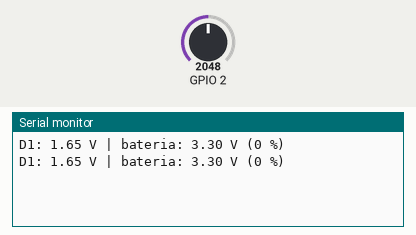
A sketch run on a simulated ESP32. On the bench: the last lines printed to the serial monitor. Inputs (shaded band) come from the test bench; at power-on: GPIO 2 = 2048.

Above: at 1.2 s.
1.3 s: GPIO 2 set to 2866
At 2.6 s:
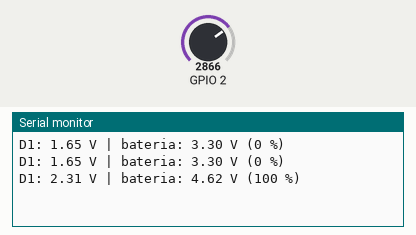
2.8 s: GPIO 2 set to 3603
At 3.5 s:
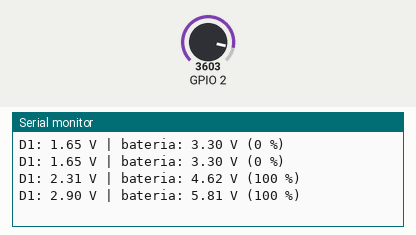
Timing chart, 0 to 5.8 s (numbered marks = the images above; inputs shaded):
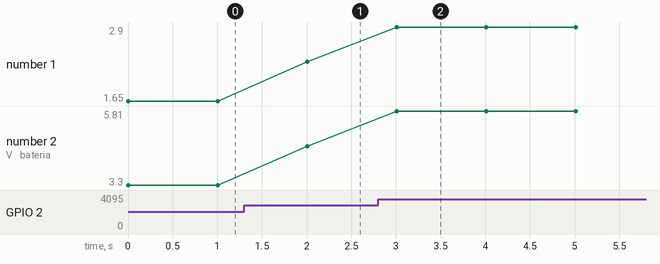

The sketch:

bateria_test.ino
```cpp
// Prueba de lectura de batería: divisor 2 x 220 kΩ entre OUT+ y GND, punto medio a D1.
void setup() {
  Serial.begin(115200);
}

void loop() {
  uint32_t mv = 0;
  for (int i = 0; i < 16; i++) mv += analogReadMilliVolts(D1);
  float pin = mv / 16.0 / 1000.0;            // voltaje en el pin D1
  float vbat = pin * 2.0;                    // el divisor entrega la mitad
  int pct = constrain((int)((vbat - 3.3) / (4.2 - 3.3) * 100), 0, 100);
  Serial.printf("D1: %.2f V | bateria: %.2f V (%d %%)\n", pin, vbat, pct);
  delay(1000);
}
```

Measured:
- after the input at 1.3 s, the serial monitor: prints a new line after 0.71 s (image 1)
- after the input at 2.8 s, the serial monitor: prints a new line after 0.21 s (image 2)
- plotted number 1: 1.65 → 2.31 after the input at 1.3 s, 2.31 → 2.9 after the input at 2.8 s
- plotted number 2: 3.3 → 4.62 after the input at 1.3 s, 4.62 → 5.81 after the input at 2.8 s
